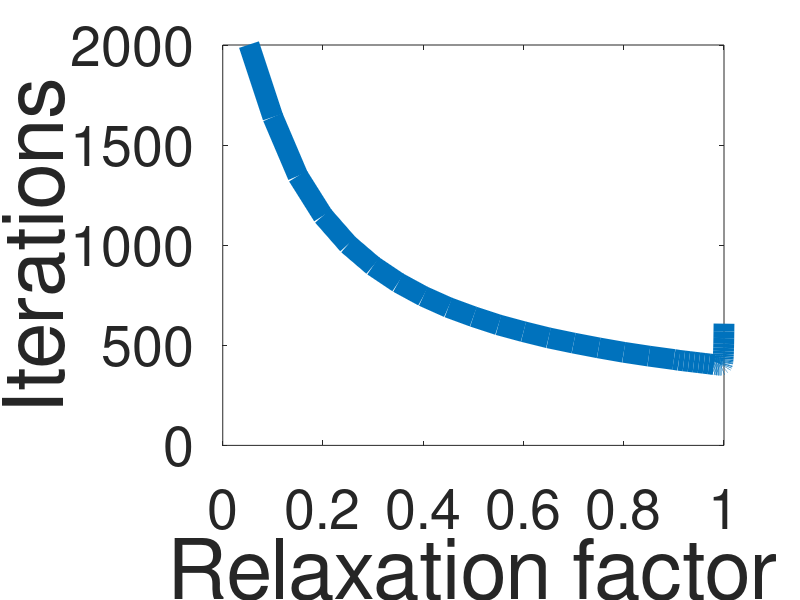
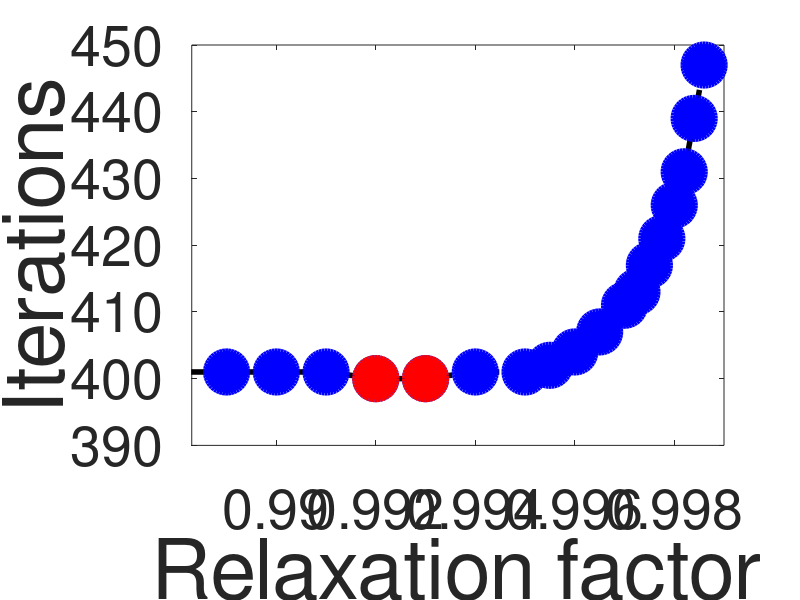

MATLAB code to generate these figures, in order:
clc; clear all; close all; 

%% Case for homo rock, 120 x 120, 16 blocks

omega = [
    0.05
0.1
0.15
0.2
0.25
0.3
0.35
0.4
0.45
0.5
0.55
0.6
0.65
0.7
0.75
0.8
0.85
0.9
0.91
0.92
0.93
0.94
0.95
0.96
0.97
0.98
0.981
0.982
0.983
0.984
0.985
0.986
0.987
0.988
0.989
0.99
0.991
0.992
0.993
0.994
0.995
0.9955
0.996
0.9965
0.997
0.99725
0.9975
0.99775
0.998
0.9982
0.9984
0.9986
0.9988
0.999
0.9992
0.9994
0.9996
0.9998
1
];


it = [
2020
1640
1346
1147
1004
897
813
745
689
643
602
568
537
511
487
465
446
429
425
422
419
416
413
410
407
404
403
403
403
402
402
402
402
401
401
401
401
400
400
401
401
402
404
407
411
413
417
421
426
431
439
447
457
471
487
507
536
570
608
];

% plotting
fSize = 60; 
axisSize = 40; 
Lwidth = 15; 
dotSize = 30; 
figure();
plot(omega,it, 'LineWidth', Lwidth); 


hold off;
%LEG1 = legend(' 20 x 20 ');
set(gca, 'FontSize',axisSize);
xlabel('Relaxation factor', 'FontSize',fSize)
ylabel('Iterations', 'FontSize',fSize)
%set(LEG1,'FontSize',legSize);
axis([0 1 0 2000])


figure(); 
dotSize = 30; 
Lwidth = 4; 
N = 30; 
plot(omega(N:length(omega)),it(N:length(omega)), '--ko', 'LineWidth', Lwidth,'MarkerSize', dotSize, 'MarkerEdgeColor', 'b', 'MarkerFaceColor', 'b'); 
axis([0.9883 0.999 390 450])

x1 = 0.992; 
x2 = 0.993;
min = 400; 
hold on
plot(x1,min, 'ro', 'LineWidth', Lwidth,'MarkerSize', dotSize, 'MarkerEdgeColor', 'r', 'MarkerFaceColor', 'r'); 
plot(x2,min, 'ro', 'LineWidth', Lwidth,'MarkerSize', dotSize, 'MarkerEdgeColor', 'r', 'MarkerFaceColor', 'r'); 
set(gca, 'FontSize',axisSize);
xlabel('Relaxation factor', 'FontSize',fSize)
ylabel('Iterations', 'FontSize',fSize)


%{
set(gcf,'Units','inches');
screenposition = get(gcf,'Position');
set(gcf,...
    'PaperPosition',[0 0 screenposition(3:4)],...
    'PaperSize',[screenposition(3:4)]);
print -dpdf -painters epsFig
%}

